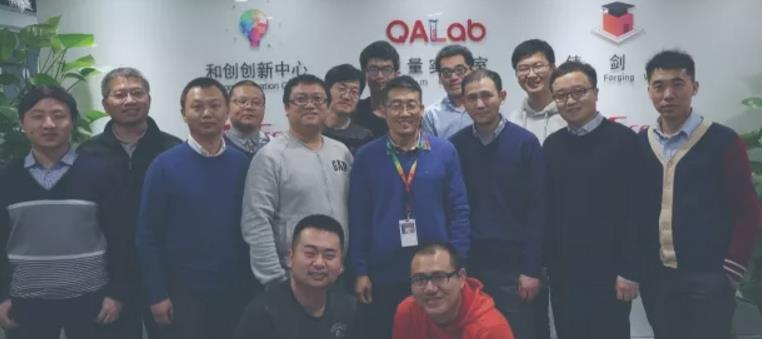
#> input picture abc2.jpg, 762 x 339 px
$ python test_opencv.py
#> lines starting #> are read from the running program, lines starting #| are printed output that depends on the picture; after the words box and inside, x2 and y2 are one past the last pixel; in counts of white or black regions, pixels touching at a corner belong together
import cv2
#
# print(dir(cv2))
#
# face_patterns = cv2.CascadeClassifier(
#     '/usr/share/OpenCV/haarcascades/haarcascade_frontalface_default.xml')
#
# sample_image = cv2.imread('abc2.jpg')
#
# if sample_image.ndim == 3:
#     gray = cv2.cvtColor(sample_image, cv2.COLOR_BGR2GRAY)
# else:
#     gray = sample_image  # if语句：如果img维度为3，说明不是灰度图，先转化为灰度图gray，如果不为3，也就是2，原图就是灰度图
#
# faces = face_patterns.detectMultiScale(gray, scaleFactor=1.1, minNeighbors=5, minSize=(100, 100))
#
# for (x, y, w, h) in faces:
#     print("find")
#     cv2.rectangle(sample_image, (x, y), (x + w, y + h), (0, 255, 0), 2)
#
# cv2.imwrite('201612_detected.png', sample_image);


def detectFaces(image_name):
#> called with image_name = 'abc2.jpg'
    img = cv2.imread(image_name)
#> img is the input picture: shape (339, 762, 3); mean B, G, R 115.2, 106.4, 103.3
    face_cascade = cv2.CascadeClassifier("/usr/share/OpenCV/haarcascades/haarcascade_frontalface_default.xml")
    if img.ndim == 3:
        gray = cv2.cvtColor(img, cv2.COLOR_BGR2GRAY)
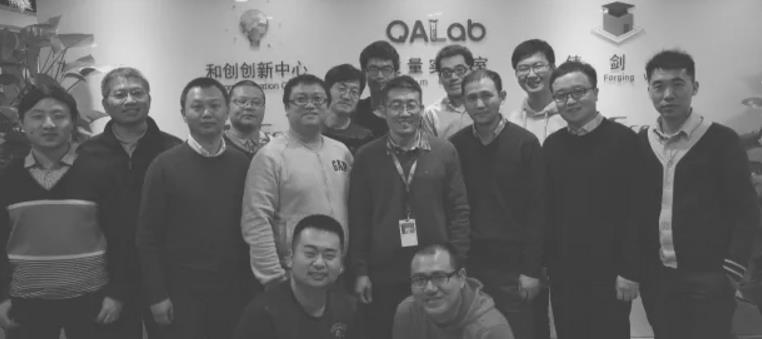
#> gray: shape (339, 762); min 50, max 238, mean 106.5
    else:
        gray = img #if语句：如果img维度为3，说明不是灰度图，先转化为灰度图gray，如果不为3，也就是2，原图就是灰度图

    faces = face_cascade.detectMultiScale(gray, 1.2, 5)#1.3和5是特征的最小、最大检测窗口，它改变检测结果也会改变
#> faces = [[508, 50, 45, 45], [106, 76, 46, 46], [458, 80, 44, 44], [284, 81, 47, 47], [229, 86, 39, 39], [641, 64, 55, 55], [545, 73, 53, 53], [180, 86, 51, 51], [379, 85, 50, 50], [403, 257, 55, 55], [20, 94, 57, 57], [291, 230, 58, 58]]
    result = []

    for (x, y, w, h) in faces:
        cv2.rectangle(img, (x, y), (x + w, y + h), (0, 255, 0), 2)
#> this loop made 12 passes
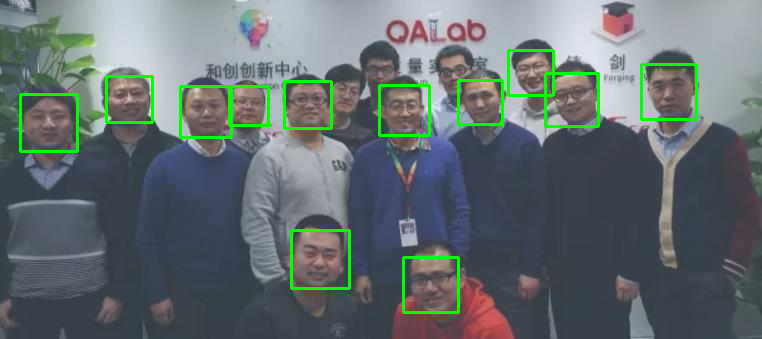
#> img: shape (339, 762, 3); 2.74% of pixels changed, all inside (x1, y1, x2, y2) = (19, 49, 698, 314)

    cv2.imwrite('201612_detected.png', img);

    for (x,y,width,height) in faces:
        result.append((x,y,x+width,y+height))
#> this loop made 12 passes
#> after the loop, result = [(508, 50, 553, 95), (106, 76, 152, 122), (458, 80, 502, 124), (284, 81, 331, 128), (229, 86, 268, 125), (641, 64, 696, 119), (545, 73, 598, 126), (180, 86, 231, 137), (379, 85, 429, 135), (403, 257, 458, 312), (20, 94, 77, 151), (291, 230, 349, 288)]
    return result


detect_faces = detectFaces("abc2.jpg")
#> detect_faces has the same summary as result in detectFaces
for a in detect_faces :
    print(a)
#> this loop made 12 passes
#| (508, 50, 553, 95)
#| (106, 76, 152, 122)
#| (458, 80, 502, 124)
#| (284, 81, 331, 128)
#| (229, 86, 268, 125)
#| (641, 64, 696, 119)
#| (545, 73, 598, 126)
#| (180, 86, 231, 137)
#> (further printed lines are left out)

$ run again, with abcdd.png saved as abc2.jpg
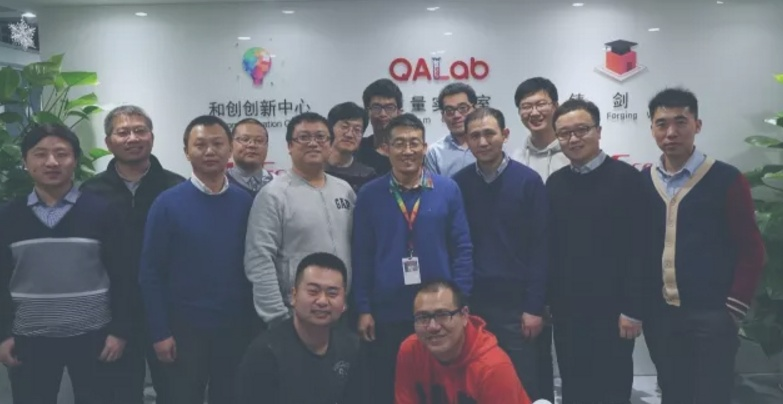
#> input picture abcdd.png, 783 x 404 px
#> in detectFaces, img is the input picture: shape (404, 783, 3); mean B, G, R 116.8, 109, 104.9
#> in detectFaces, `gray = cv2.cvtColor(img, cv2.COLOR_BGR2GRAY)`:
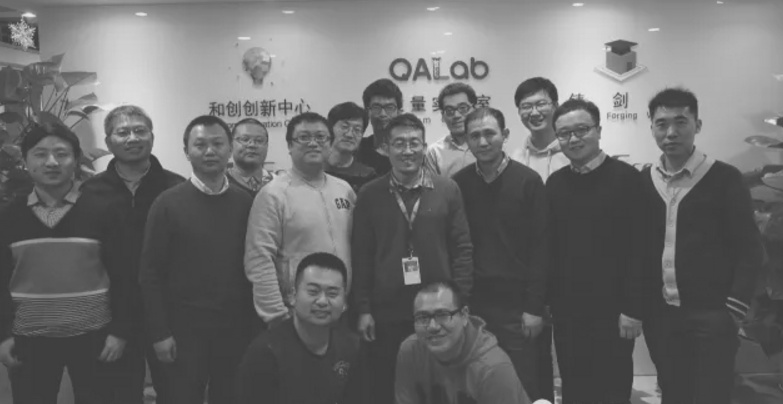
#> gray: shape (404, 783); min 58, max 236, mean 108.6
#> faces = [[512, 87, 45, 45], [287, 118, 48, 48], [232, 124, 39, 39], [384, 125, 47, 47], [108, 114, 48, 48], [459, 117, 47, 47], [550, 111, 53, 53], [183, 123, 52, 52], [24, 133, 55, 55], [645, 103, 54, 54], [295, 270, 57, 57], [407, 294, 59, 59]]
#> the loop in detectFaces, `for (x, y, w, h) in faces:` made 12 passes
#> after the loop in detectFaces, `for (x, y, w, h) in faces:`:
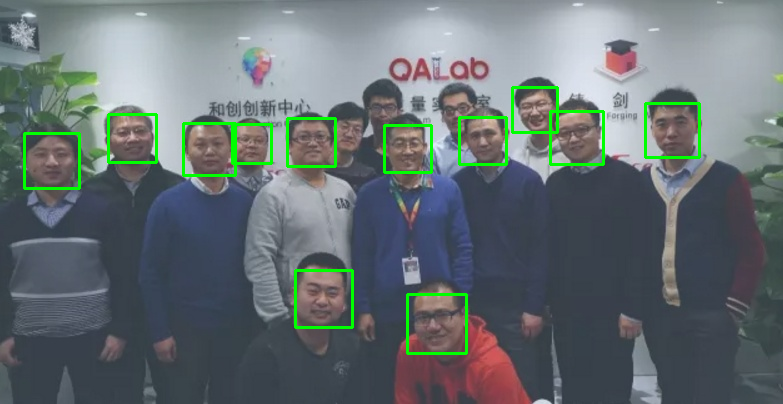
#> img: shape (404, 783, 3); 2.26% of pixels changed, all inside (x1, y1, x2, y2) = (23, 86, 701, 355)
#> the loop in detectFaces, `for (x,y,width,height) in faces:` made 12 passes
#> after the loop in detectFaces, `for (x,y,width,height) in faces:`: result = [(512, 87, 557, 132), (287, 118, 335, 166), (232, 124, 271, 163), (384, 125, 431, 172), (108, 114, 156, 162), (459, 117, 506, 164), (550, 111, 603, 164), (183, 123, 235, 175), (24, 133, 79, 188), (645, 103, 699, 157), (295, 270, 352, 327), (407, 294, 466, 353)]
#> detect_faces has the same summary as result in detectFaces
#> the loop `for a in detect_faces :` made 12 passes
#> (printed output is left out)
